Frame 1 (no input): blank canvas, image omitted
Frame 60 (no input): blank canvas, image omitted
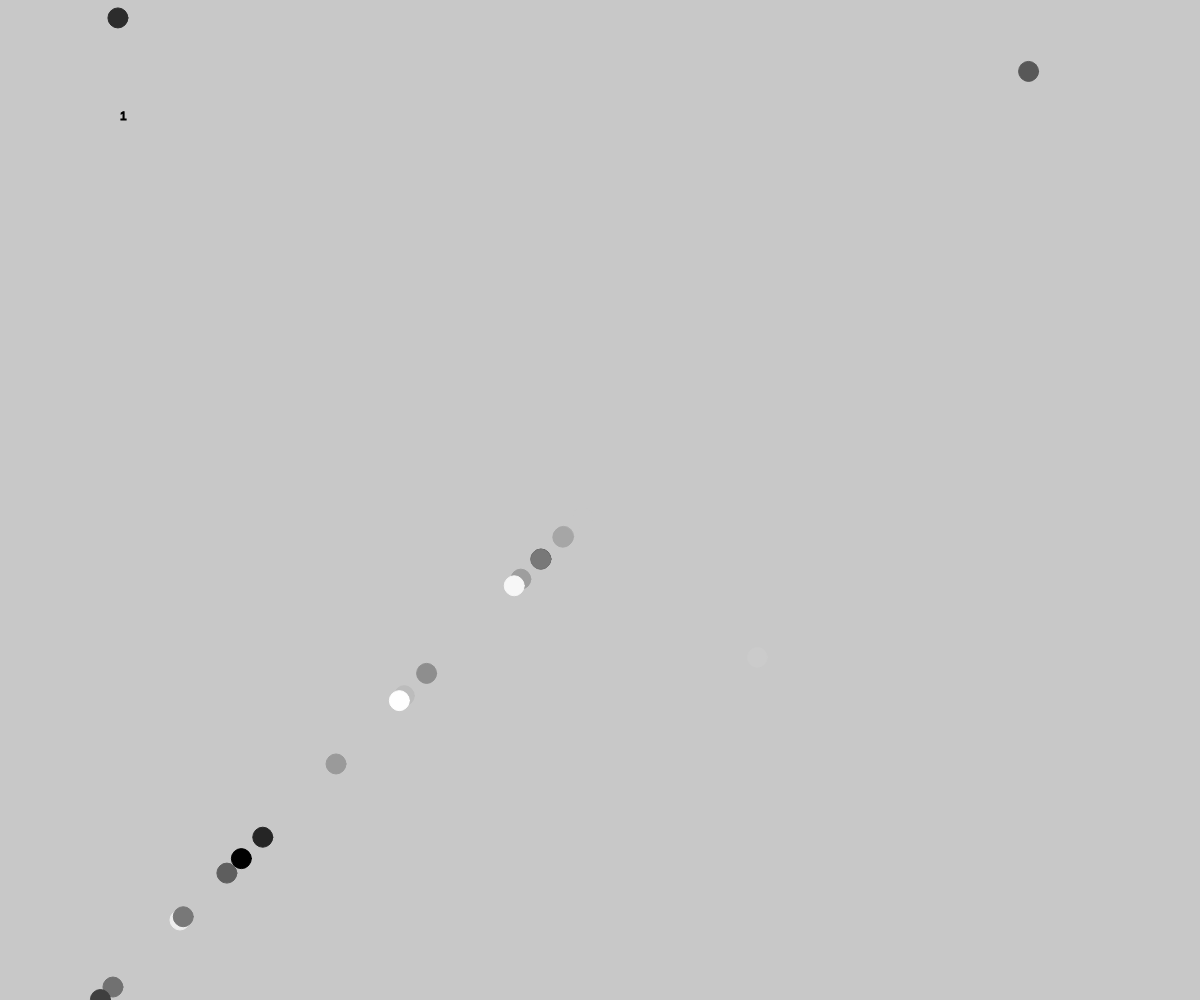
Frame 120 (the mouse pressed at the canvas centre since frame 60)

The p5.js sketch whose frames 1 and 60 were blank and that drew this single picture after the mouse press (run headless with seeded random() and noise() and a simulated clock; from frame 60 on, the mouse is pressed at the canvas centre):

// p5.js sketch
// ── sketch.js
let explosions = [];

function setup() {
  var cnv = createCanvas(window.innerWidth, window.innerHeight);
  cnv.style('display', 'block');
}

function draw() {
  background(200);
  text(explosions.length, 120, 120);
  for (i = 0; i < explosions.length; i++){
    explosions[i].show();
  }
}

function windowResized(){
  resizeCanvas(window.innerWidth, window.innerHeight);
}

class Particle{

  constructor(x, y, Vdirection, Hdirection){ //V is for vertical, H is horizontal
    this.size = 20;
    this.speed = random(10);
    this.color = (random(255), random(255), random(255));
    this.x = mouseX;
    this.y = mouseY;
    this.Vdirection = Vdirection;
    this.Hdirection = Hdirection;
  }

  show(){
    this.update();
    fill(this.color);
    stroke(this.color);
    circle(this.x, this.y, this.size);
  }

  update(){
    if (this.Vdirection == "UP"){
      this.y -= this.speed;
    }
    else {
      this.y += this.speed;
    }

    if (this.Hdirection == "RIGHT"){
      this.x += this.speed;
    }
    else {
      this.x -= this.speed;
    }
  }
}

class Explosion{

  constructor(x, y){
    this.x = x;
    this.y = y;
    this.parts = [];
    this.parts.push(new Particle(mouseX, mouseY, "UP", "RIGHT"));
    this.parts.push(new Particle(mouseX, mouseY, "UP", "LEFT"));
    this.parts.push(new Particle(mouseX, mouseY, "DOWN", "RIGHT"));
    this.parts.push(new Particle(mouseX, mouseY, "DOWN", "LEFT"));
    for (i = 0; i < 20; i++){
        this.parts.push(new Particle(mouseX, mouseY, "DOWN", "LEFT"));
    }
  }

  show(){
    for (i = 0; i < this.parts.length; i++){
      this.parts[i].show();
    }
  }
}

function mousePressed(){
  explosions.push(new Explosion(mouseX, mouseY));
}
